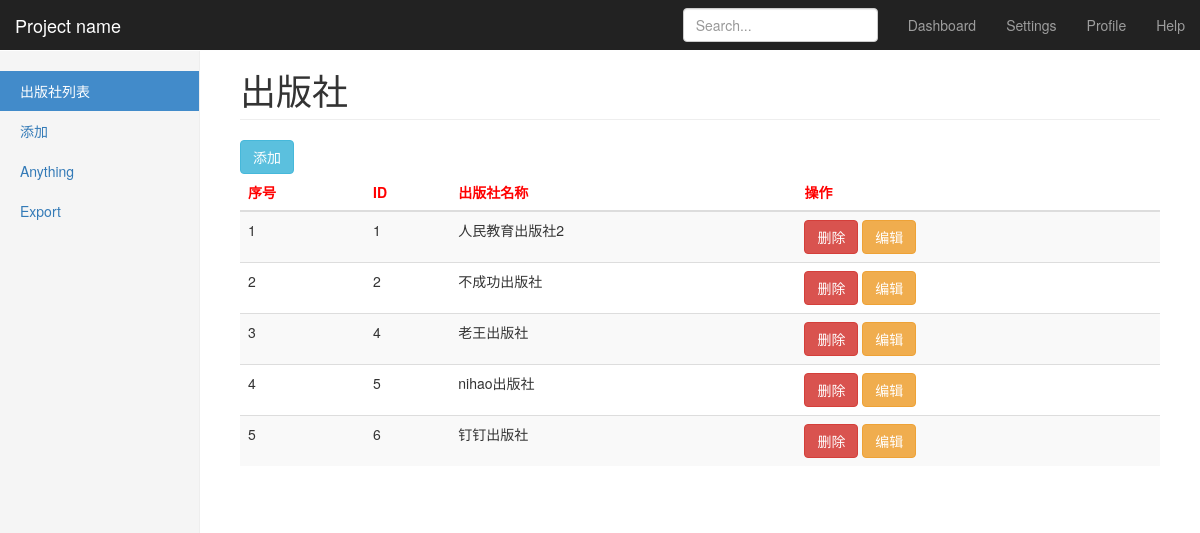
Before: /app01/publisher_list/ with the older database file.
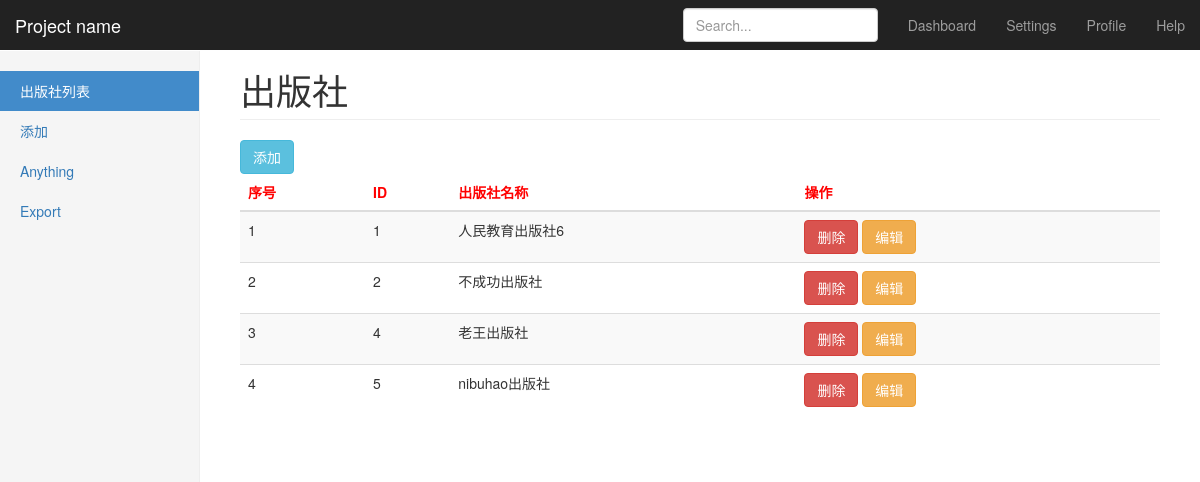
After: the same page with the newer database file.
### app01/models.py (models this page shows)
class Publisher(models.Model):
    name = models.CharField(max_length=32)

### app01/views.py (the view)
def publisher_list(request):
    all_publishers = models.Publisher.objects.all()
    return render(request, 'publisher_list.html', {'all_publishers': all_publishers})

### templates/publisher_list.html
{% extends 'base.html' %}
{% block content %}
    <a  class="btn btn-info" href="{% url 'app01:pub-add' %}">添加</a>
    <table class="table table-hover table-striped" >
    <thead>
    <tr style="color: red">
        <th>序号</th>
        <th>ID</th>
        <th>出版社名称</th>
        <th>操作</th>
    </tr>
    </thead>
    <tbody>
    {% for publisher in all_publishers %}
        <tr >
            <td > {{ forloop.counter }} </td>
            <td > {{ publisher.id }} </td>
            <td > {{ publisher.name }} </td>
            <td>
                <a class="btn btn-danger" href="{% url 'app01:pub-del' pk=publisher.pk %}">删除</a>
                <a class="btn btn-warning" href="{% url 'app01:pub-edit' pk=publisher.pk %}">编辑</a>
            </td>
        </tr>
    {% endfor %}
    </tbody>
</table>
{% endblock %}

Changed rows visible on the page:
removed Publisher: id "6", name "钉钉出版社"
changed Publisher id 1: name "人民教育出版社2" → "人民教育出版社6"
changed Publisher id 5: name "nihao出版社" → "nibuhao出版社"
